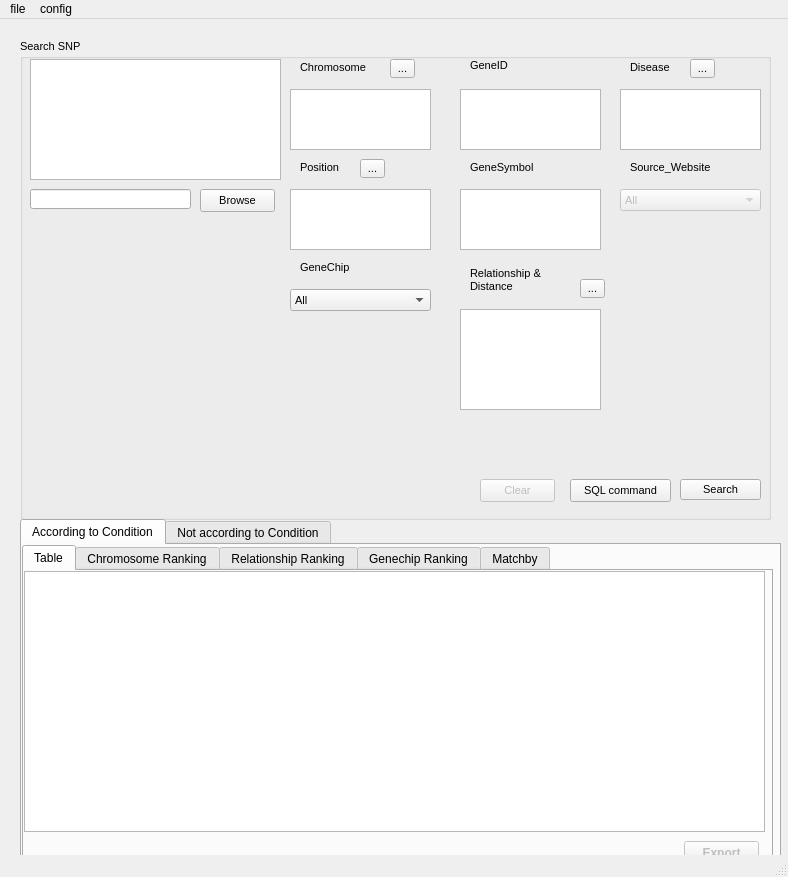
<?xml version="1.0" encoding="UTF-8"?>
<ui version="4.0">
 <class>MainWindow</class>
 <widget class="QMainWindow" name="MainWindow">
  <property name="geometry">
   <rect>
    <x>0</x>
    <y>0</y>
    <width>788</width>
    <height>877</height>
   </rect>
  </property>
  <property name="windowTitle">
   <string>SearchSNP</string>
  </property>
  <property name="windowIcon">
   <iconset>
    <normaloff>icon/dna.png</normaloff>icon/dna.png</iconset>
  </property>
  <widget class="QWidget" name="centralwidget">
   <widget class="QGroupBox" name="groupBox">
    <property name="geometry">
     <rect>
      <x>20</x>
      <y>20</y>
      <width>751</width>
      <height>481</height>
     </rect>
    </property>
    <property name="font">
     <font>
      <pointsize>8</pointsize>
      <weight>50</weight>
      <bold>false</bold>
     </font>
    </property>
    <property name="title">
     <string>Search SNP</string>
    </property>
    <widget class="QTextEdit" name="inputSNP_display">
     <property name="geometry">
      <rect>
       <x>10</x>
       <y>20</y>
       <width>251</width>
       <height>121</height>
      </rect>
     </property>
     <property name="font">
      <font>
       <weight>50</weight>
       <bold>false</bold>
      </font>
     </property>
     <property name="html">
      <string>&lt;!DOCTYPE HTML PUBLIC &quot;-//W3C//DTD HTML 4.0//EN&quot; &quot;http://www.w3.org/TR/REC-html40/strict.dtd&quot;&gt;
&lt;html&gt;&lt;head&gt;&lt;meta name=&quot;qrichtext&quot; content=&quot;1&quot; /&gt;&lt;style type=&quot;text/css&quot;&gt;
p, li { white-space: pre-wrap; }
&lt;/style&gt;&lt;/head&gt;&lt;body style=&quot; font-family:'MS Shell Dlg 2'; font-size:8pt; font-weight:400; font-style:normal;&quot;&gt;
&lt;p style=&quot;-qt-paragraph-type:empty; margin-top:0px; margin-bottom:0px; margin-left:0px; margin-right:0px; -qt-block-indent:0; text-indent:0px; font-size:10pt;&quot;&gt;&lt;br /&gt;&lt;/p&gt;&lt;/body&gt;&lt;/html&gt;</string>
     </property>
    </widget>
    <widget class="QPushButton" name="browse">
     <property name="geometry">
      <rect>
       <x>180</x>
       <y>150</y>
       <width>75</width>
       <height>23</height>
      </rect>
     </property>
     <property name="font">
      <font>
       <pointsize>8</pointsize>
       <weight>50</weight>
       <bold>false</bold>
      </font>
     </property>
     <property name="text">
      <string>Browse</string>
     </property>
    </widget>
    <widget class="QLineEdit" name="filename">
     <property name="geometry">
      <rect>
       <x>10</x>
       <y>150</y>
       <width>161</width>
       <height>20</height>
      </rect>
     </property>
     <property name="font">
      <font>
       <pointsize>8</pointsize>
       <weight>50</weight>
       <bold>false</bold>
      </font>
     </property>
    </widget>
    <widget class="QPushButton" name="search">
     <property name="geometry">
      <rect>
       <x>660</x>
       <y>440</y>
       <width>81</width>
       <height>21</height>
      </rect>
     </property>
     <property name="font">
      <font>
       <pointsize>8</pointsize>
      </font>
     </property>
     <property name="text">
      <string>Search</string>
     </property>
    </widget>
    <widget class="QLabel" name="lb_chromosome">
     <property name="geometry">
      <rect>
       <x>280</x>
       <y>20</y>
       <width>91</width>
       <height>16</height>
      </rect>
     </property>
     <property name="text">
      <string>Chromosome</string>
     </property>
    </widget>
    <widget class="QToolButton" name="toolchromosome">
     <property name="geometry">
      <rect>
       <x>370</x>
       <y>20</y>
       <width>25</width>
       <height>19</height>
      </rect>
     </property>
     <property name="text">
      <string>...</string>
     </property>
    </widget>
    <widget class="QTextEdit" name="Chromo_display">
     <property name="geometry">
      <rect>
       <x>270</x>
       <y>50</y>
       <width>141</width>
       <height>61</height>
      </rect>
     </property>
     <property name="font">
      <font>
       <pointsize>8</pointsize>
       <weight>50</weight>
       <bold>false</bold>
      </font>
     </property>
    </widget>
    <widget class="QLabel" name="lb_position">
     <property name="geometry">
      <rect>
       <x>280</x>
       <y>120</y>
       <width>71</width>
       <height>16</height>
      </rect>
     </property>
     <property name="text">
      <string>Position</string>
     </property>
    </widget>
    <widget class="QToolButton" name="toolposition">
     <property name="geometry">
      <rect>
       <x>340</x>
       <y>120</y>
       <width>25</width>
       <height>19</height>
      </rect>
     </property>
     <property name="text">
      <string>...</string>
     </property>
    </widget>
    <widget class="QTextEdit" name="Posi_display">
     <property name="geometry">
      <rect>
       <x>270</x>
       <y>150</y>
       <width>141</width>
       <height>61</height>
      </rect>
     </property>
     <property name="font">
      <font>
       <pointsize>8</pointsize>
       <weight>50</weight>
       <bold>false</bold>
      </font>
     </property>
    </widget>
    <widget class="QLabel" name="lb_genechip">
     <property name="geometry">
      <rect>
       <x>280</x>
       <y>220</y>
       <width>71</width>
       <height>16</height>
      </rect>
     </property>
     <property name="text">
      <string>GeneChip</string>
     </property>
    </widget>
    <widget class="QComboBox" name="GeneChipBox">
     <property name="geometry">
      <rect>
       <x>270</x>
       <y>250</y>
       <width>141</width>
       <height>22</height>
      </rect>
     </property>
     <property name="font">
      <font>
       <pointsize>8</pointsize>
       <weight>50</weight>
       <bold>false</bold>
      </font>
     </property>
     <item>
      <property name="text">
       <string>All</string>
      </property>
     </item>
     <item>
      <property name="text">
       <string>Nsp</string>
      </property>
     </item>
     <item>
      <property name="text">
       <string>Sty</string>
      </property>
     </item>
    </widget>
    <widget class="QLabel" name="lb_geneid">
     <property name="geometry">
      <rect>
       <x>450</x>
       <y>20</y>
       <width>47</width>
       <height>13</height>
      </rect>
     </property>
     <property name="text">
      <string>GeneID</string>
     </property>
    </widget>
    <widget class="QTextEdit" name="GeneID_display">
     <property name="geometry">
      <rect>
       <x>440</x>
       <y>50</y>
       <width>141</width>
       <height>61</height>
      </rect>
     </property>
     <property name="font">
      <font>
       <pointsize>8</pointsize>
       <weight>50</weight>
       <bold>false</bold>
      </font>
     </property>
     <property name="html">
      <string>&lt;!DOCTYPE HTML PUBLIC &quot;-//W3C//DTD HTML 4.0//EN&quot; &quot;http://www.w3.org/TR/REC-html40/strict.dtd&quot;&gt;
&lt;html&gt;&lt;head&gt;&lt;meta name=&quot;qrichtext&quot; content=&quot;1&quot; /&gt;&lt;style type=&quot;text/css&quot;&gt;
p, li { white-space: pre-wrap; }
&lt;/style&gt;&lt;/head&gt;&lt;body style=&quot; font-family:'MS Shell Dlg 2'; font-size:8pt; font-weight:400; font-style:normal;&quot;&gt;
&lt;p style=&quot;-qt-paragraph-type:empty; margin-top:0px; margin-bottom:0px; margin-left:0px; margin-right:0px; -qt-block-indent:0; text-indent:0px;&quot;&gt;&lt;br /&gt;&lt;/p&gt;&lt;/body&gt;&lt;/html&gt;</string>
     </property>
    </widget>
    <widget class="QLabel" name="lb_genesymbol">
     <property name="geometry">
      <rect>
       <x>450</x>
       <y>120</y>
       <width>91</width>
       <height>16</height>
      </rect>
     </property>
     <property name="text">
      <string>GeneSymbol</string>
     </property>
    </widget>
    <widget class="QTextEdit" name="genesym_display">
     <property name="geometry">
      <rect>
       <x>440</x>
       <y>150</y>
       <width>141</width>
       <height>61</height>
      </rect>
     </property>
     <property name="font">
      <font>
       <pointsize>8</pointsize>
       <weight>50</weight>
       <bold>false</bold>
      </font>
     </property>
    </widget>
    <widget class="QLabel" name="lb_relationship">
     <property name="geometry">
      <rect>
       <x>450</x>
       <y>220</y>
       <width>101</width>
       <height>41</height>
      </rect>
     </property>
     <property name="text">
      <string>Relationship &amp; 
Distance</string>
     </property>
    </widget>
    <widget class="QToolButton" name="toolrelationship">
     <property name="geometry">
      <rect>
       <x>560</x>
       <y>240</y>
       <width>25</width>
       <height>19</height>
      </rect>
     </property>
     <property name="text">
      <string>...</string>
     </property>
    </widget>
    <widget class="QTextEdit" name="rel_display">
     <property name="geometry">
      <rect>
       <x>440</x>
       <y>270</y>
       <width>141</width>
       <height>101</height>
      </rect>
     </property>
     <property name="font">
      <font>
       <pointsize>8</pointsize>
       <weight>50</weight>
       <bold>false</bold>
      </font>
     </property>
    </widget>
    <widget class="QLabel" name="lb_disease">
     <property name="geometry">
      <rect>
       <x>610</x>
       <y>20</y>
       <width>61</width>
       <height>16</height>
      </rect>
     </property>
     <property name="text">
      <string>Disease</string>
     </property>
    </widget>
    <widget class="QToolButton" name="tooldisease">
     <property name="geometry">
      <rect>
       <x>670</x>
       <y>20</y>
       <width>25</width>
       <height>19</height>
      </rect>
     </property>
     <property name="text">
      <string>...</string>
     </property>
    </widget>
    <widget class="QTextEdit" name="dise_display">
     <property name="geometry">
      <rect>
       <x>600</x>
       <y>50</y>
       <width>141</width>
       <height>61</height>
      </rect>
     </property>
     <property name="font">
      <font>
       <pointsize>8</pointsize>
       <weight>50</weight>
       <bold>false</bold>
      </font>
     </property>
    </widget>
    <widget class="QLabel" name="label">
     <property name="geometry">
      <rect>
       <x>610</x>
       <y>120</y>
       <width>111</width>
       <height>16</height>
      </rect>
     </property>
     <property name="text">
      <string>Source_Website</string>
     </property>
    </widget>
    <widget class="QComboBox" name="sourcewebBox">
     <property name="enabled">
      <bool>false</bool>
     </property>
     <property name="geometry">
      <rect>
       <x>600</x>
       <y>150</y>
       <width>141</width>
       <height>22</height>
      </rect>
     </property>
     <property name="font">
      <font>
       <pointsize>8</pointsize>
       <weight>50</weight>
       <bold>false</bold>
      </font>
     </property>
     <property name="styleSheet">
      <string notr="true"/>
     </property>
     <item>
      <property name="text">
       <string>All</string>
      </property>
     </item>
     <item>
      <property name="text">
       <string>Huge</string>
      </property>
     </item>
     <item>
      <property name="text">
       <string>Kegg</string>
      </property>
     </item>
     <item>
      <property name="text">
       <string>Pathway</string>
      </property>
     </item>
     <item>
      <property name="text">
       <string>Huge, Kegg</string>
      </property>
     </item>
     <item>
      <property name="text">
       <string>Huge, Pathway</string>
      </property>
     </item>
     <item>
      <property name="text">
       <string>Kegg, Pathway</string>
      </property>
     </item>
     <item>
      <property name="text">
       <string>Huge, Kegg, Pathway</string>
      </property>
     </item>
    </widget>
    <widget class="QPushButton" name="searchSQL_btn">
     <property name="enabled">
      <bool>true</bool>
     </property>
     <property name="geometry">
      <rect>
       <x>550</x>
       <y>440</y>
       <width>101</width>
       <height>23</height>
      </rect>
     </property>
     <property name="font">
      <font>
       <pointsize>8</pointsize>
      </font>
     </property>
     <property name="text">
      <string>SQL command</string>
     </property>
    </widget>
    <widget class="QPushButton" name="clear_btn">
     <property name="enabled">
      <bool>false</bool>
     </property>
     <property name="geometry">
      <rect>
       <x>460</x>
       <y>440</y>
       <width>75</width>
       <height>23</height>
      </rect>
     </property>
     <property name="font">
      <font>
       <pointsize>8</pointsize>
      </font>
     </property>
     <property name="text">
      <string>Clear</string>
     </property>
    </widget>
   </widget>
   <widget class="QTabWidget" name="tabWidget">
    <property name="enabled">
     <bool>true</bool>
    </property>
    <property name="geometry">
     <rect>
      <x>20</x>
      <y>500</y>
      <width>761</width>
      <height>351</height>
     </rect>
    </property>
    <property name="currentIndex">
     <number>0</number>
    </property>
    <widget class="QWidget" name="tab">
     <attribute name="title">
      <string>According to Condition</string>
     </attribute>
     <widget class="QTabWidget" name="tabWidget_2">
      <property name="geometry">
       <rect>
        <x>0</x>
        <y>0</y>
        <width>751</width>
        <height>321</height>
       </rect>
      </property>
      <property name="currentIndex">
       <number>0</number>
      </property>
      <widget class="QWidget" name="table_F">
       <attribute name="title">
        <string>Table</string>
       </attribute>
       <widget class="QTableView" name="tableView_1">
        <property name="geometry">
         <rect>
          <x>0</x>
          <y>0</y>
          <width>741</width>
          <height>261</height>
         </rect>
        </property>
       </widget>
       <widget class="QPushButton" name="ex_table_f">
        <property name="enabled">
         <bool>false</bool>
        </property>
        <property name="geometry">
         <rect>
          <x>660</x>
          <y>270</y>
          <width>75</width>
          <height>23</height>
         </rect>
        </property>
        <property name="font">
         <font>
          <weight>75</weight>
          <bold>true</bold>
         </font>
        </property>
        <property name="text">
         <string>Export</string>
        </property>
       </widget>
      </widget>
      <widget class="QWidget" name="Chr_F">
       <attribute name="title">
        <string>Chromosome Ranking</string>
       </attribute>
       <widget class="QWidget" name="verticalLayoutWidget">
        <property name="geometry">
         <rect>
          <x>0</x>
          <y>0</y>
          <width>541</width>
          <height>291</height>
         </rect>
        </property>
        <layout class="QVBoxLayout" name="Chr_BarBox"/>
       </widget>
       <widget class="QWidget" name="verticalLayoutWidget_8">
        <property name="geometry">
         <rect>
          <x>540</x>
          <y>0</y>
          <width>201</width>
          <height>291</height>
         </rect>
        </property>
        <layout class="QVBoxLayout" name="Chr_layout"/>
       </widget>
      </widget>
      <widget class="QWidget" name="Rel_F">
       <attribute name="title">
        <string>Relationship Ranking</string>
       </attribute>
       <widget class="QWidget" name="verticalLayoutWidget_2">
        <property name="geometry">
         <rect>
          <x>0</x>
          <y>0</y>
          <width>531</width>
          <height>291</height>
         </rect>
        </property>
        <layout class="QVBoxLayout" name="Rel_BarBox"/>
       </widget>
       <widget class="QWidget" name="verticalLayoutWidget_9">
        <property name="geometry">
         <rect>
          <x>530</x>
          <y>0</y>
          <width>211</width>
          <height>291</height>
         </rect>
        </property>
        <layout class="QVBoxLayout" name="Rel_layout"/>
       </widget>
      </widget>
      <widget class="QWidget" name="GC_F">
       <attribute name="title">
        <string>Genechip Ranking</string>
       </attribute>
       <widget class="QWidget" name="verticalLayoutWidget_3">
        <property name="geometry">
         <rect>
          <x>0</x>
          <y>0</y>
          <width>481</width>
          <height>291</height>
         </rect>
        </property>
        <layout class="QVBoxLayout" name="GC_BarBox"/>
       </widget>
       <widget class="QWidget" name="verticalLayoutWidget_10">
        <property name="geometry">
         <rect>
          <x>480</x>
          <y>0</y>
          <width>261</width>
          <height>291</height>
         </rect>
        </property>
        <layout class="QVBoxLayout" name="GC_layout"/>
       </widget>
      </widget>
      <widget class="QWidget" name="MB_F">
       <attribute name="title">
        <string>Matchby</string>
       </attribute>
       <widget class="QWidget" name="verticalLayoutWidget_7">
        <property name="geometry">
         <rect>
          <x>0</x>
          <y>0</y>
          <width>481</width>
          <height>291</height>
         </rect>
        </property>
        <layout class="QVBoxLayout" name="MB_BarBox"/>
       </widget>
       <widget class="QWidget" name="verticalLayoutWidget_11">
        <property name="geometry">
         <rect>
          <x>480</x>
          <y>0</y>
          <width>261</width>
          <height>291</height>
         </rect>
        </property>
        <layout class="QVBoxLayout" name="MB_layout"/>
       </widget>
      </widget>
     </widget>
    </widget>
    <widget class="QWidget" name="tab_2">
     <attribute name="title">
      <string>Not according to Condition</string>
     </attribute>
     <widget class="QTabWidget" name="tabWidget_3">
      <property name="geometry">
       <rect>
        <x>0</x>
        <y>0</y>
        <width>751</width>
        <height>321</height>
       </rect>
      </property>
      <property name="currentIndex">
       <number>0</number>
      </property>
      <widget class="QWidget" name="table_F_2">
       <attribute name="title">
        <string>Table</string>
       </attribute>
       <widget class="QTableView" name="tableView_2">
        <property name="geometry">
         <rect>
          <x>0</x>
          <y>0</y>
          <width>741</width>
          <height>261</height>
         </rect>
        </property>
       </widget>
       <widget class="QPushButton" name="ex_table_nf">
        <property name="enabled">
         <bool>false</bool>
        </property>
        <property name="geometry">
         <rect>
          <x>660</x>
          <y>270</y>
          <width>75</width>
          <height>23</height>
         </rect>
        </property>
        <property name="font">
         <font>
          <weight>75</weight>
          <bold>true</bold>
         </font>
        </property>
        <property name="text">
         <string>Export</string>
        </property>
       </widget>
      </widget>
      <widget class="QWidget" name="Chr_F_2">
       <attribute name="title">
        <string>Chromosome Ranking</string>
       </attribute>
       <widget class="QWidget" name="verticalLayoutWidget_4">
        <property name="geometry">
         <rect>
          <x>0</x>
          <y>0</y>
          <width>481</width>
          <height>291</height>
         </rect>
        </property>
        <layout class="QVBoxLayout" name="Chr_BarBox_2"/>
       </widget>
       <widget class="QWidget" name="verticalLayoutWidget_12">
        <property name="geometry">
         <rect>
          <x>480</x>
          <y>0</y>
          <width>261</width>
          <height>291</height>
         </rect>
        </property>
        <layout class="QVBoxLayout" name="Chr_layout2"/>
       </widget>
      </widget>
      <widget class="QWidget" name="Rel_F_2">
       <attribute name="title">
        <string>Relationship Ranking</string>
       </attribute>
       <widget class="QWidget" name="verticalLayoutWidget_5">
        <property name="geometry">
         <rect>
          <x>0</x>
          <y>0</y>
          <width>481</width>
          <height>291</height>
         </rect>
        </property>
        <layout class="QVBoxLayout" name="Rel_BarBox_2"/>
       </widget>
       <widget class="QWidget" name="verticalLayoutWidget_13">
        <property name="geometry">
         <rect>
          <x>480</x>
          <y>0</y>
          <width>261</width>
          <height>291</height>
         </rect>
        </property>
        <layout class="QVBoxLayout" name="Rel_layout2"/>
       </widget>
      </widget>
      <widget class="QWidget" name="GC_F_2">
       <attribute name="title">
        <string>Genechip Ranking</string>
       </attribute>
       <widget class="QWidget" name="verticalLayoutWidget_6">
        <property name="geometry">
         <rect>
          <x>0</x>
          <y>0</y>
          <width>481</width>
          <height>291</height>
         </rect>
        </property>
        <layout class="QVBoxLayout" name="GC_BarBox_2"/>
       </widget>
       <widget class="QWidget" name="verticalLayoutWidget_14">
        <property name="geometry">
         <rect>
          <x>480</x>
          <y>0</y>
          <width>261</width>
          <height>291</height>
         </rect>
        </property>
        <layout class="QVBoxLayout" name="GC_layout2"/>
       </widget>
      </widget>
     </widget>
    </widget>
   </widget>
  </widget>
  <widget class="QMenuBar" name="menubar">
   <property name="geometry">
    <rect>
     <x>0</x>
     <y>0</y>
     <width>788</width>
     <height>21</height>
    </rect>
   </property>
   <widget class="QMenu" name="menucreate">
    <property name="title">
     <string>file</string>
    </property>
    <addaction name="actionCreate"/>
    <addaction name="actionUpdate_NCBI"/>
    <addaction name="actionUpdate_Disease"/>
    <addaction name="actionUpdate_Pathway"/>
   </widget>
   <widget class="QMenu" name="menuconfig">
    <property name="title">
     <string>config</string>
    </property>
    <addaction name="actionDatabase"/>
   </widget>
   <addaction name="menucreate"/>
   <addaction name="menuconfig"/>
  </widget>
  <widget class="QStatusBar" name="statusbar"/>
  <action name="actionCreate">
   <property name="text">
    <string>Create</string>
   </property>
  </action>
  <action name="actionUpdate_NCBI">
   <property name="text">
    <string>Update NCBI</string>
   </property>
  </action>
  <action name="actionUpdate_Disease">
   <property name="text">
    <string>Update Disease</string>
   </property>
  </action>
  <action name="actionUpdate_Pathway">
   <property name="text">
    <string>Update Pathway</string>
   </property>
  </action>
  <action name="actionDatabase">
   <property name="text">
    <string>Database</string>
   </property>
  </action>
 </widget>
 <resources/>
 <connections/>
</ui>
